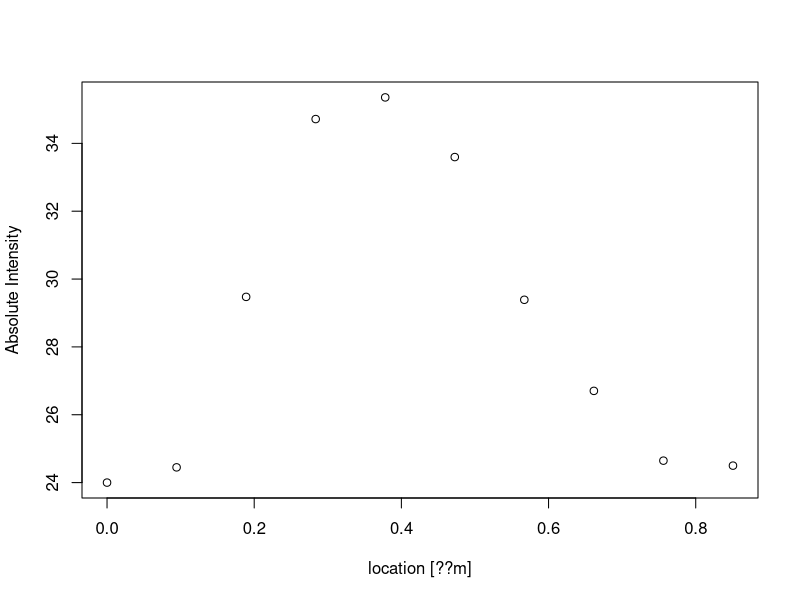
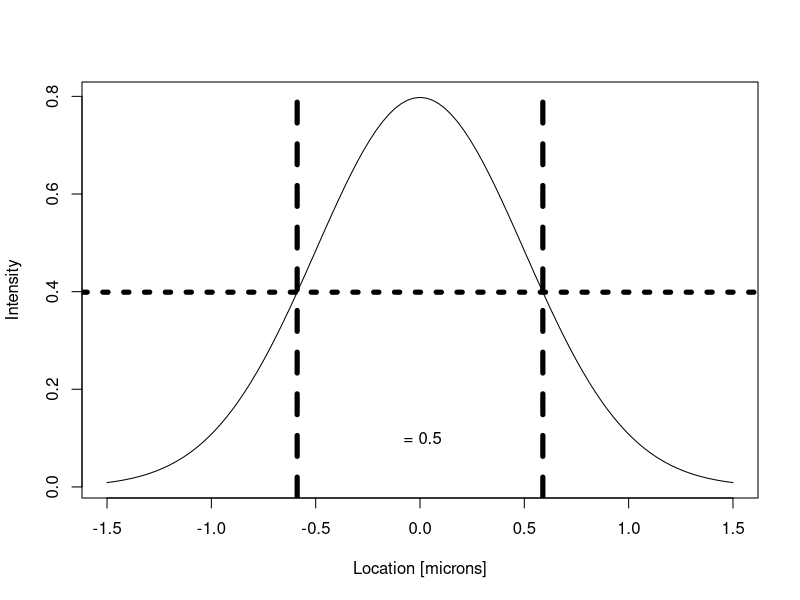

R code for these plots, in order:
## ---- chunk 1
knitr::opts_chunk$set(echo = TRUE)
## ---- chunk 2
dat = read.csv("Values.csv")
print(dat)
plot(dat, xlab = "location [??m]", ylab = "Absolute Intensity")
## ---- chunk 3

curve(1/(sqrt(2*pi*0.5^2))*exp(-(x)^2/(2*0.5^2)), from = -1.5, to = 1.5, xlab = "Location [microns]", ylab = "Intensity")

abline(v = 0.58875, lty = 2, lwd = 5)
abline(v = -0.58875, lty = 2, lwd = 5)
abline(h = 0.3989, lty = 3, lwd = 5)
text(0, 0.1, " = 0.5")

